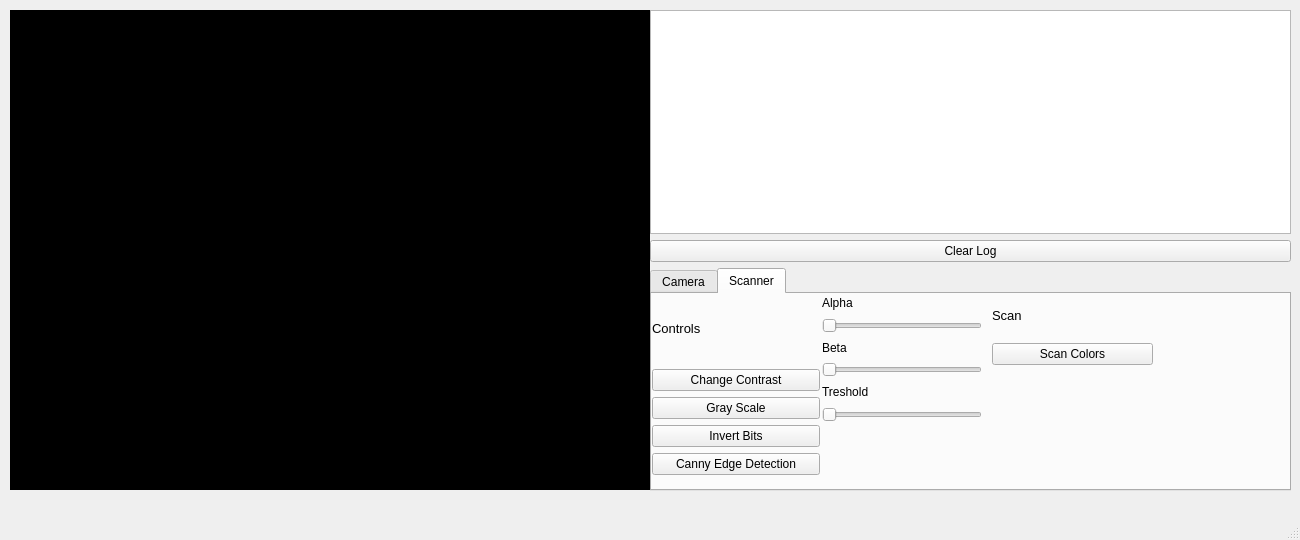
<?xml version="1.0" encoding="UTF-8"?>
<ui version="4.0">
 <class>MainWindow</class>
 <widget class="QMainWindow" name="MainWindow">
  <property name="geometry">
   <rect>
    <x>0</x>
    <y>0</y>
    <width>1300</width>
    <height>540</height>
   </rect>
  </property>
  <property name="minimumSize">
   <size>
    <width>1300</width>
    <height>500</height>
   </size>
  </property>
  <property name="maximumSize">
   <size>
    <width>1300</width>
    <height>810</height>
   </size>
  </property>
  <property name="baseSize">
   <size>
    <width>1300</width>
    <height>810</height>
   </size>
  </property>
  <property name="cursor">
   <cursorShape>ArrowCursor</cursorShape>
  </property>
  <property name="windowTitle">
   <string>3d Scanner - V0.1</string>
  </property>
  <widget class="QWidget" name="centralwidget">
   <widget class="QLabel" name="lbl_MainLabel">
    <property name="geometry">
     <rect>
      <x>10</x>
      <y>10</y>
      <width>640</width>
      <height>480</height>
     </rect>
    </property>
    <property name="autoFillBackground">
     <bool>false</bool>
    </property>
    <property name="styleSheet">
     <string notr="true">background-color:rgb(0, 0, 0);</string>
    </property>
    <property name="text">
     <string/>
    </property>
   </widget>
   <widget class="QWidget" name="verticalLayoutWidget_4">
    <property name="geometry">
     <rect>
      <x>650</x>
      <y>10</y>
      <width>641</width>
      <height>481</height>
     </rect>
    </property>
    <layout class="QVBoxLayout" name="verticalLayout_2">
     <item>
      <widget class="QPlainTextEdit" name="txtProgramLog">
       <property name="readOnly">
        <bool>true</bool>
       </property>
      </widget>
     </item>
     <item>
      <widget class="QPushButton" name="btn_ClearLog">
       <property name="text">
        <string>Clear Log</string>
       </property>
      </widget>
     </item>
     <item>
      <widget class="QTabWidget" name="tab_Menu">
       <property name="currentIndex">
        <number>1</number>
       </property>
       <widget class="QWidget" name="tab">
        <attribute name="title">
         <string>Camera</string>
        </attribute>
        <widget class="QWidget" name="verticalLayoutWidget_2">
         <property name="geometry">
          <rect>
           <x>0</x>
           <y>0</y>
           <width>161</width>
           <height>128</height>
          </rect>
         </property>
         <layout class="QVBoxLayout" name="verticalLayout_4">
          <item>
           <widget class="QLabel" name="lblTabCameraControls">
            <property name="font">
             <font>
              <pointsize>10</pointsize>
             </font>
            </property>
            <property name="statusTip">
             <string>Control the main camera (left)</string>
            </property>
            <property name="text">
             <string>Controls</string>
            </property>
           </widget>
          </item>
          <item>
           <widget class="QPushButton" name="btn_PauseOrResume">
            <property name="text">
             <string>Pause</string>
            </property>
           </widget>
          </item>
          <item>
           <widget class="QPushButton" name="btn_PrintImgData">
            <property name="text">
             <string>Print Img Data</string>
            </property>
           </widget>
          </item>
          <item>
           <widget class="QPushButton" name="btn_SaveImage">
            <property name="text">
             <string>Take Screenshot</string>
            </property>
           </widget>
          </item>
         </layout>
        </widget>
       </widget>
       <widget class="QWidget" name="tab_2">
        <attribute name="title">
         <string>Scanner</string>
        </attribute>
        <widget class="QWidget" name="verticalLayoutWidget">
         <property name="geometry">
          <rect>
           <x>0</x>
           <y>0</y>
           <width>168</width>
           <height>181</height>
          </rect>
         </property>
         <layout class="QVBoxLayout" name="verticalLayout_3">
          <item>
           <widget class="QLabel" name="lblTabScannerControls">
            <property name="font">
             <font>
              <pointsize>10</pointsize>
             </font>
            </property>
            <property name="statusTip">
             <string>Control the main camera (left)</string>
            </property>
            <property name="text">
             <string>Controls</string>
            </property>
           </widget>
          </item>
          <item>
           <widget class="QPushButton" name="btn_ChangeContrast">
            <property name="text">
             <string>Change Contrast</string>
            </property>
           </widget>
          </item>
          <item>
           <widget class="QPushButton" name="btn_GrayScale">
            <property name="text">
             <string>Gray Scale</string>
            </property>
           </widget>
          </item>
          <item>
           <widget class="QPushButton" name="btn_InvertBits">
            <property name="text">
             <string>Invert Bits</string>
            </property>
           </widget>
          </item>
          <item>
           <widget class="QPushButton" name="btn_CannyEdgeDetection">
            <property name="text">
             <string>Canny Edge Detection</string>
            </property>
           </widget>
          </item>
         </layout>
        </widget>
        <widget class="QWidget" name="verticalLayoutWidget_3">
         <property name="geometry">
          <rect>
           <x>170</x>
           <y>0</y>
           <width>160</width>
           <height>128</height>
          </rect>
         </property>
         <layout class="QVBoxLayout" name="verticalLayout">
          <item>
           <widget class="QLabel" name="lbl_Alpha">
            <property name="text">
             <string>Alpha</string>
            </property>
           </widget>
          </item>
          <item>
           <widget class="QSlider" name="slider_ContrastSliderAlpha">
            <property name="orientation">
             <enum>Qt::Horizontal</enum>
            </property>
           </widget>
          </item>
          <item>
           <widget class="QLabel" name="lbl_Beta">
            <property name="text">
             <string>Beta</string>
            </property>
           </widget>
          </item>
          <item>
           <widget class="QSlider" name="slider_ContrastSliderBeta">
            <property name="orientation">
             <enum>Qt::Horizontal</enum>
            </property>
           </widget>
          </item>
          <item>
           <widget class="QLabel" name="lbl_Treshold">
            <property name="text">
             <string>Treshold</string>
            </property>
           </widget>
          </item>
          <item>
           <widget class="QSlider" name="slider_TresholdSlider">
            <property name="orientation">
             <enum>Qt::Horizontal</enum>
            </property>
           </widget>
          </item>
         </layout>
        </widget>
        <widget class="QWidget" name="verticalLayoutWidget_5">
         <property name="geometry">
          <rect>
           <x>340</x>
           <y>0</y>
           <width>161</width>
           <height>71</height>
          </rect>
         </property>
         <layout class="QVBoxLayout" name="verticalLayout_5">
          <item>
           <widget class="QLabel" name="lblTabScannerControls_2">
            <property name="font">
             <font>
              <pointsize>10</pointsize>
             </font>
            </property>
            <property name="statusTip">
             <string>Control the main camera (left)</string>
            </property>
            <property name="text">
             <string>Scan</string>
            </property>
           </widget>
          </item>
          <item>
           <widget class="QPushButton" name="btn_ScanImg">
            <property name="text">
             <string>Scan Colors</string>
            </property>
           </widget>
          </item>
         </layout>
        </widget>
       </widget>
      </widget>
     </item>
    </layout>
   </widget>
  </widget>
  <widget class="QMenuBar" name="menubar">
   <property name="geometry">
    <rect>
     <x>0</x>
     <y>0</y>
     <width>1300</width>
     <height>24</height>
    </rect>
   </property>
  </widget>
  <widget class="QStatusBar" name="statusbar"/>
 </widget>
 <resources/>
 <connections/>
</ui>
